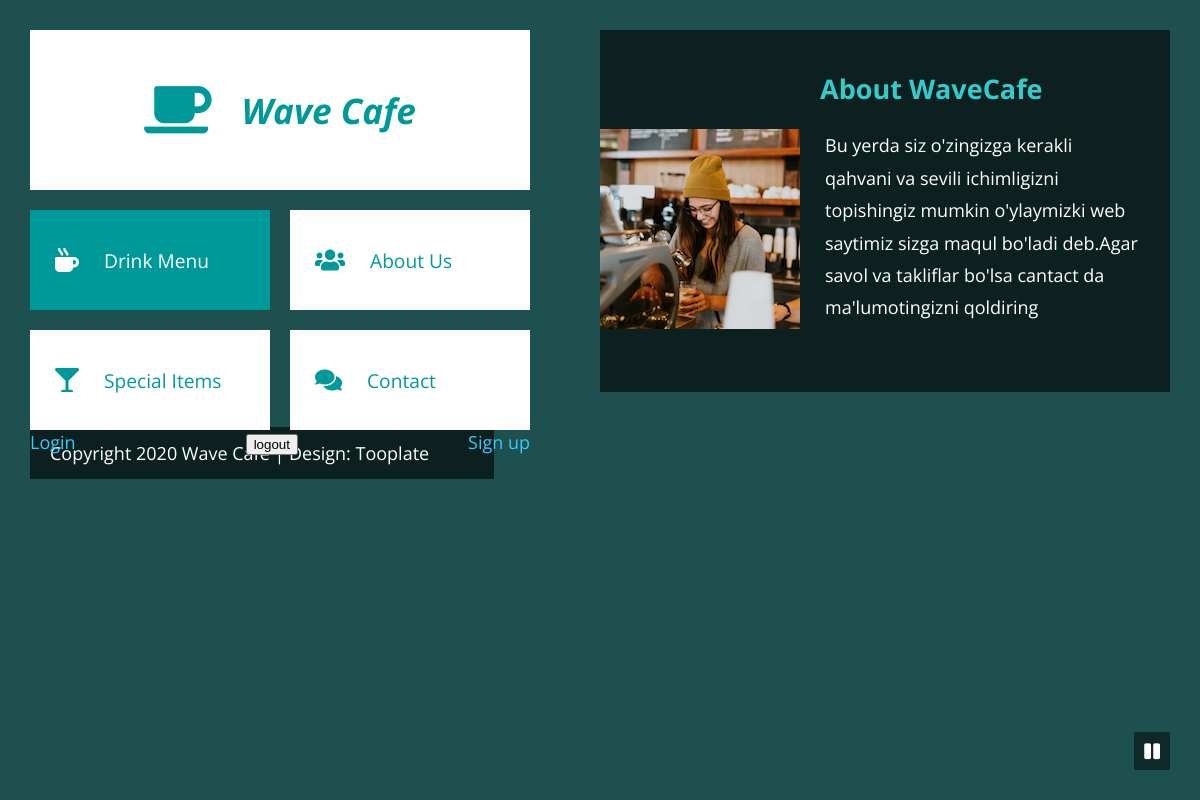
/about/about-wavecafe, run on the app's committed database.
### cafe/models.py (models this page shows, shortened)
class About(models.Model):
    img = models.ImageField(upload_to='index/img')
    name = models.CharField(max_length=300)
    slug = models.SlugField(max_length=200)
    bio = models.TextField()

### cafe/views.py (the view)
# urls.py: path('about/<slug:slug>',aboutdetailview,name="aboutDetail"),
def aboutdetailview(requset,slug):
    about = get_object_or_404(About,slug=slug)
    context = {
        'about':about
    }
    return render(requset,"about_Detail.html",context=context)

### templates/about_Detail.html
{% extends 'base.html' %}
{% block content %}
<div class="tm-black-bg tm-mb-20 tm-about-box-1">
              <h2 class="tm-text-primary tm-about-header">{{about.name}}</h2>
              <div class="tm-list-item tm-list-item-2">
                <img src={{about.img.url}} alt="Image" class="tm-list-item-img tm-list-item-img-big">
                <div class="tm-list-item-text-2">
                  <p>{{about.bio}}</p>
                </div>
              </div>
            </div>
{% endblock content %}

### static/css/tooplate-wave-cafe.css (style rules this page uses)
html { scroll-behavior: smooth; }
body { margin: 0; padding: 0; font-family: 'Open Sans', Arial, Helvetica, sans-serif; font-size: 18px; overflow-x: hidden; background-color: #1E5050; }
p { line-height: 1.8; margin-top: 0; }
h2 { margin-top: 0; }
.tm-black-bg { background-color: rgba(0,0,0,0.6); color: white; }
.tm-list-item { display: flex; align-items: center; justify-content: space-between; margin-top: 20px; }
.tm-list-item-2 { align-items: flex-start; }
.tm-list-item-img { margin-right: 20px; width: 160px; height: 160px; background-color: #099; }
.tm-list-item-img-big { margin-right: 25px; width: 200px; height: 200px; }
.tm-list-item-text-2 { flex: 1; }
.tm-text-primary { color: #3CC; }
.tm-mb-20 { margin-bottom: 20px; }
.tm-about-box-1 { padding: 40px 30px 50px 0; }
.tm-about-header { margin-left: 220px; }

### data on the page
About: name "About WaveCafe", img (picture), bio "Bu yerda siz o'zingizga kerakli qahvani va sevili ichimligizni topishingiz mumkin o'ylaymizki web saytimiz sizga maqul bo'ladi deb.Agar savol va takliflar bo'lsa cantact da ma'lumotingizni qoldiring"
